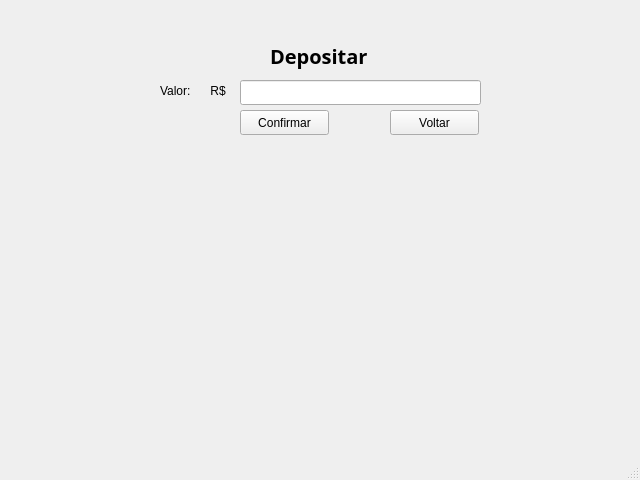
<?xml version="1.0" encoding="UTF-8"?>
<ui version="4.0">
 <class>TelaDepositar</class>
 <widget class="QMainWindow" name="TelaDepositar">
  <property name="geometry">
   <rect>
    <x>0</x>
    <y>0</y>
    <width>640</width>
    <height>480</height>
   </rect>
  </property>
  <property name="windowTitle">
   <string>MainWindow</string>
  </property>
  <widget class="QWidget" name="centralwidget">
   <widget class="QLabel" name="label">
    <property name="geometry">
     <rect>
      <x>270</x>
      <y>30</y>
      <width>111</width>
      <height>51</height>
     </rect>
    </property>
    <property name="font">
     <font>
      <family>Ubuntu Condensed</family>
      <pointsize>15</pointsize>
      <weight>75</weight>
      <bold>true</bold>
     </font>
    </property>
    <property name="text">
     <string>Depositar</string>
    </property>
   </widget>
   <widget class="QLabel" name="label_2">
    <property name="geometry">
     <rect>
      <x>160</x>
      <y>80</y>
      <width>111</width>
      <height>21</height>
     </rect>
    </property>
    <property name="text">
     <string>Valor:      R$</string>
    </property>
   </widget>
   <widget class="QLineEdit" name="lineEdit">
    <property name="geometry">
     <rect>
      <x>240</x>
      <y>80</y>
      <width>241</width>
      <height>25</height>
     </rect>
    </property>
   </widget>
   <widget class="QPushButton" name="pushButton">
    <property name="geometry">
     <rect>
      <x>240</x>
      <y>110</y>
      <width>89</width>
      <height>25</height>
     </rect>
    </property>
    <property name="text">
     <string>Confirmar</string>
    </property>
   </widget>
   <widget class="QPushButton" name="pushButton_2">
    <property name="geometry">
     <rect>
      <x>390</x>
      <y>110</y>
      <width>89</width>
      <height>25</height>
     </rect>
    </property>
    <property name="text">
     <string>Voltar</string>
    </property>
   </widget>
  </widget>
  <widget class="QMenuBar" name="menubar">
   <property name="geometry">
    <rect>
     <x>0</x>
     <y>0</y>
     <width>640</width>
     <height>22</height>
    </rect>
   </property>
  </widget>
  <widget class="QStatusBar" name="statusbar"/>
 </widget>
 <resources/>
 <connections/>
</ui>
